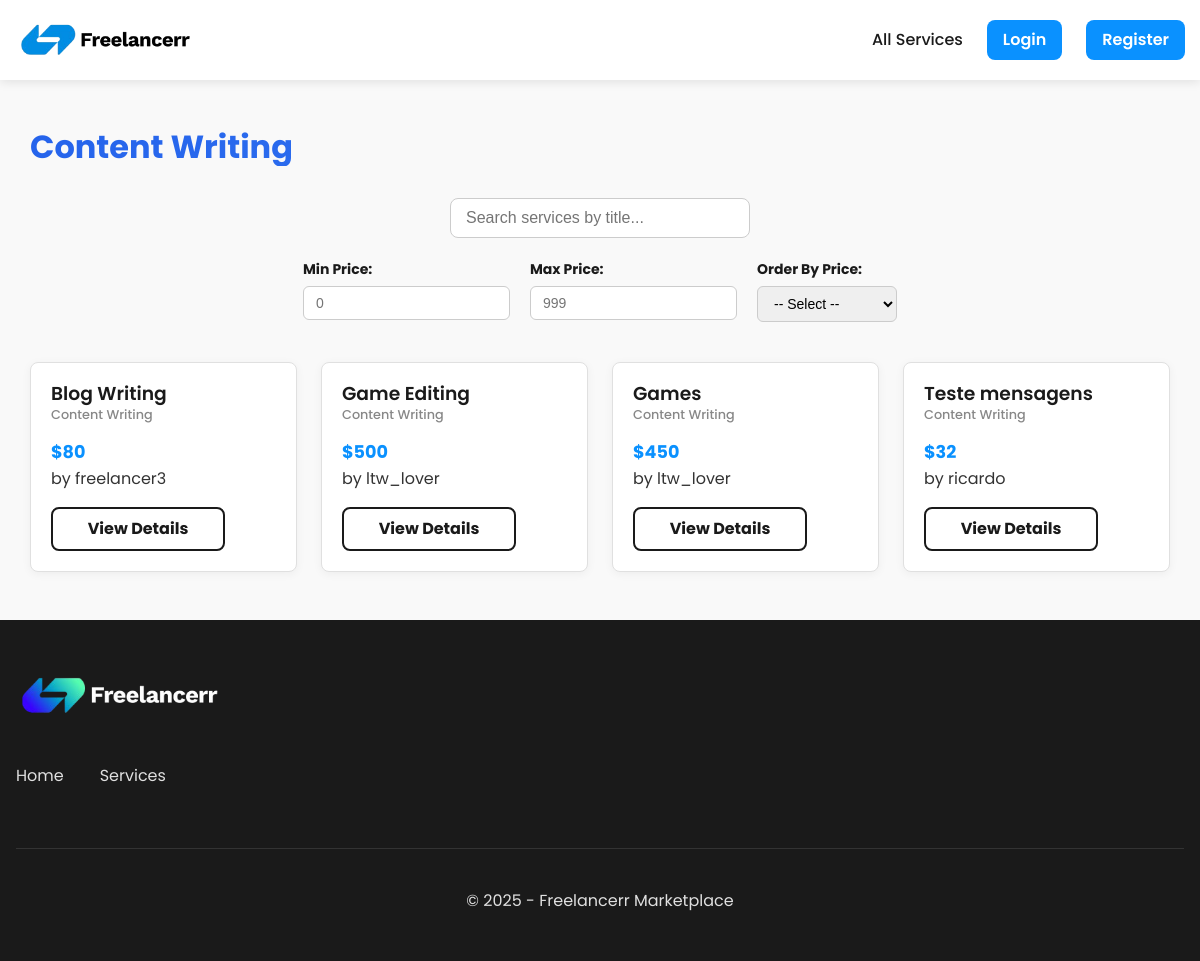
Page /pages/services/list.php?category=3 on the committed database.
### tables this page shows
CREATE TABLE Services (
    id INTEGER PRIMARY KEY AUTOINCREMENT,
    freelancer_id INTEGER NOT NULL,
    title TEXT NOT NULL,
    description TEXT NOT NULL,
    category_id INTEGER NOT NULL,
    price REAL NOT NULL,
    delivery_time INTEGER NOT NULL,
    created_at DATETIME DEFAULT CURRENT_TIMESTAMP,
    image_path TEXT,
    video_path TEXT,
    FOREIGN KEY (freelancer_id) REFERENCES Users(id),
    FOREIGN KEY (category_id) REFERENCES Categories(id)
);

CREATE TABLE Categories (
    id INTEGER PRIMARY KEY AUTOINCREMENT,
    name TEXT UNIQUE NOT NULL,
    description TEXT
);

### public/pages/services/list.php (the view, shortened to what this page needs)
<?php
$db = getDB();
$userId = getCurrentUserID() ?? null;
$categoryId = $_GET['category'] ?? null;
$showMine = isset($_GET['mine']) && $_GET['mine'] == 1;
$searchQuery = $_GET['search'] ?? '';
$query = "
    SELECT Services.*, Categories.name AS category_name, Users.username AS freelancer_name
    FROM Services
    JOIN Categories ON Services.category_id = Categories.id
    JOIN Users ON Services.freelancer_id = Users.id
";
$conditions = [];
$params = [];
if ($categoryId) {
    $conditions[] = "category_id = ?";
    $params[] = $categoryId;
} elseif ($showMine && $userId) {
    $conditions[] = "freelancer_id = ?";
    $params[] = $userId;
}
if (!empty($conditions)) {
    $query .= " WHERE " . implode(" AND ", $conditions);
}
$stmt = $db->prepare($query);
$stmt->execute($params);
$services = $stmt->fetchAll(PDO::FETCH_ASSOC);
include_once '../../templates/header.php';
?>
<div class="featured-services">
    <div class="container">
        <?php
        if ($categoryId) {
            $stmt = $db->prepare("SELECT name FROM Categories WHERE id = ?");
            $stmt->execute([$categoryId]);
            $category = $stmt->fetch(PDO::FETCH_ASSOC);
            if ($category) {
                echo '<h1 class="gradient-heading">' . htmlspecialchars($category['name']) . '</h1>';
                ?>
                <div class="search-bar">
                    <input type="text" id="serviceSearch" placeholder="Search services by title..." value="<?php echo htmlspecialchars($searchQuery); ?>">
                </div>
                <form id="filterForm" class="service-filters">
                    <div>
                        <label for="min_price">Min Price:</label>
                        <input type="number" id="min_price" placeholder="0">
                    </div>
                    <div>
                        <label for="max_price">Max Price:</label>
                        <input type="number" id="max_price" placeholder="999">
                    </div>
                    <div>
                        <label for="order">Order By Price:</label>
                        <select id="order">
                            <option value="">-- Select --</option>
                        </select>
                    </div>
                </form>
                <?php
            }
        } elseif ($showMine && $userId) {
            echo '<h1 class="gradient-heading">My Services</h1>';
            ?>
            <div class="search-bar">
                <input type="text" id="serviceSearch" placeholder="Search services by title..." value="<?php echo htmlspecialchars($searchQuery); ?>">
            </div>
            <form id="filterForm" class="service-filters">
                <div>
                    <label for="min_price">Min Price:</label>
                    <input type="number" id="min_price" placeholder="0">
                </div>
                <div>
                    <label for="max_price">Max Price:</label>
                    <input type="number" id="max_price" placeholder="999">
                </div>
                <div>
                    <label for="order">Order By Price:</label>
                    <select id="order">
                        <option value="">-- Select --</option>
                        <option value="asc">Low to High</option>
                        <option value="desc">High to Low</option>
                    </select>
                </div>
                <div>
                    <label for="category">Category:</label>
                    <select id="category">
                        <option value="">-- All --</option>
                        <?php
                        $stmt = $db->query("SELECT id, name FROM Categories");
                        while ($cat = $stmt->fetch(PDO::FETCH_ASSOC)) {
                            echo "<option value='{$cat['id']}'>" . htmlspecialchars($cat['name']) . "</option>";
                        }
                        ?>
                    </select>
                </div>
            </form>
            <?php
        } else {
            echo '<h1 class="gradient-heading">All Services</h1>';
            ?>
            <div class="search-bar">
                <input type="text" id="serviceSearch" placeholder="Search services by title..." value="<?php echo htmlspecialchars($searchQuery); ?>">
            </div>
            <form id="filterForm" class="service-filters">
                <div>
                    <label for="min_price">Min Price:</label>
                    <input type="number" id="min_price" placeholder="0">
                </div>
                <div>
                    <label for="max_price">Max Price:</label>
                    <input type="number" id="max_price" placeholder="999">
                </div>
                <div>
                    <label for="order">Order By Price:</label>
                    <select id="order">
                        <option value="">-- Select --</option>
                        <option value="asc">Low to High</option>
                        <option value="desc">High to Low</option>
                    </select>
                </div>
                <div>
                    <label for="category">Category:</label>
                    <select id="category">
                        <option value="">-- All --</option>
                        <?php
                        $stmt = $db->query("SELECT id, name FROM Categories");
                        while ($cat = $stmt->fetch(PDO::FETCH_ASSOC)) {
                            echo "<option value='{$cat['id']}'>" . htmlspecialchars($cat['name']) . "</option>";
                        }
                        ?>
                    </select>
                </div>
            </form>
            <?php
        }
        ?>
        <?php if (empty($services)): ?>
            <p>No services available yet.
                <?php if (!isLoggedIn()): ?>
                    <a href="<?php echo SITE_URL; ?>/pages/register.php">Register</a> and be the first to offer your services!
                <?php else: ?>
                    <a href="<?php echo SITE_URL; ?>/pages/services/add_job.php">Create a service</a> and be the first to offer your expertise!
                <?php endif; ?>
            </p>
        <?php else: ?>
            <div class="services-grid">
                <?php foreach ($services as $service): ?>
                    <div class="service-card"
                         data-title="<?php echo htmlspecialchars($service['title']); ?>"
                         data-price="<?php echo htmlspecialchars($service['price']); ?>"
                         data-category="<?php echo htmlspecialchars($service['category_id']); ?>">
                        <h3><?php echo htmlspecialchars($service['title']); ?></h3>
                        <p class="service-category"><?php echo htmlspecialchars($service['category_name']); ?></p>
                        <p class="service-price">$<?php echo htmlspecialchars($service['price']); ?></p>
                        <p class="service-freelancer">by <?php echo htmlspecialchars($service['freelancer_name']); ?></p>
                        <a href="<?php echo SITE_URL; ?>/pages/services/view.php?id=<?php echo $service['id']; ?>" class="btn">View Details</a>
                    </div>
                <?php endforeach; ?>
            </div>
        <?php endif; ?>
    </div>
</div>
<?php include_once '../../templates/footer.php'; ?>

### public/assets/css/style.css (style rules this page uses)
:root { --primary: #0a91ff; --primary-dark: #035ca5; --primary-light: #378bcf; --secondary: #1A1A1A; --secondary-light: #333333; --background: #f9f9f9; --white: #ffffff; --gray-light: #f4f4f4; --gray: #e0e0e0; --gray-dark: #888888; --success: #28a745; --error: #dc3545; --font-main: 'Poppins', 'Segoe UI', Tahoma, Geneva, Verdana, sans-serif; }
* { margin: 0; padding: 0; box-sizing: border-box; }
html, body { height: 100%; }
body { font-family: var(--font-main); line-height: 1.6; color: var(--secondary); background-color: var(--background); display: flex; flex-direction: column; min-height: 100vh; }
.container { width: 100%; max-width: 1200px; margin: 0 auto; padding: 0 15px; }
h1, h2, h3, h4, h5, h6 { margin-bottom: 0.8rem; font-weight: 600; line-height: 1.2; }
p { margin-bottom: 1rem; }
a { color: var(--primary); text-decoration: none; transition: color 0.3s, background-color 0.3s; }
.categories-section, .featured-services, .cta-section { padding: 3rem 0; }
.categories-grid, .services-grid { display: grid; grid-template-columns: repeat(auto-fill, minmax(250px, 1fr)); gap: 1.5rem; }
.service-card { background-color: var(--white); padding: 1.25rem; border-radius: 8px; box-shadow: 0 2px 10px rgba(0, 0, 0, 0.05); transition: transform 0.3s ease, box-shadow 0.3s ease; border: 1px solid var(--gray); overflow: hidden; display: flex; flex-direction: column; }
.service-card h3 { margin-bottom: 0rem; color: var(--secondary); font-weight: 600; }
.service-freelancer { margin-bottom: 1rem; }
.service-category { color: var(--gray-dark); font-weight: 500; margin-bottom: 0rem; font-size: 0.8rem; }
.service-price { font-weight: 700; color: var(--primary); font-size: 1.1rem; margin: 0.75rem 0 0 0; }
.service-freelancer { color: var(--secondary-light); margin-bottom: 1rem; }
.service-card .btn { margin-top: auto; justify-content: center; line-height: clamp(2rem, 5vw, 2.5rem); }
.btn { text-align: center; font-size: 1rem; border-radius: 8px; line-height: clamp(2.5rem, 7vw, 3rem); text-decoration: none; font-weight: 700; min-width: 10.875rem; margin: auto; margin-left: 0px !important; color: var(--secondary); padding: 0 1.5rem; box-sizing: border-box; background-color: var(--white); border: 2px solid var(--secondary); display: inline-flex; align-items: center; justify-content: center; position: relative; z-index: 1; transition: color 0.3s; cursor: pointer; }
.btn:before { content: ""; width: 0; height: 100%; background: var(--secondary); opacity: 1; position: absolute; display: block; bottom: 0; left: 0; transition: width 0.3s; z-index: -1; }
.search-bar { margin: 20px 0; text-align: center; }
.search-bar input[type="text"] { padding: 10px 15px; width: 300px; max-width: 90%; border: 1px solid #ccc; border-radius: 8px; font-size: 16px; }
.service-filters { display: flex; flex-wrap: wrap; justify-content: center; gap: 20px; margin: 20px 0 40px; }
.service-filters div { display: flex; flex-direction: column; align-items: flex-start; }
.service-filters label { font-weight: bold; margin-bottom: 5px; font-size: 14px; }
.service-filters input[type="number"], .service-filters select { padding: 8px 12px; border: 1px solid #ccc; border-radius: 6px; font-size: 14px; min-width: 140px; }
.gradient-heading { background: linear-gradient(135deg, #2563eb 0%, #3b82f6 100%); -webkit-background-clip: text; background-clip: text; color: transparent; font-weight: 700; margin-bottom: 2rem; }

### rows in the picture
services: title "Blog Writing", category.name "Content Writing", price "80", freelancer_name "freelancer3"
services: title "Game Editing", category.name "Content Writing", price "500", freelancer_name "ltw_lover"
services: title "Games", category.name "Content Writing", price "450", freelancer_name "ltw_lover"
services: title "Teste mensagens", category.name "Content Writing", price "32", freelancer_name "ricardo"
